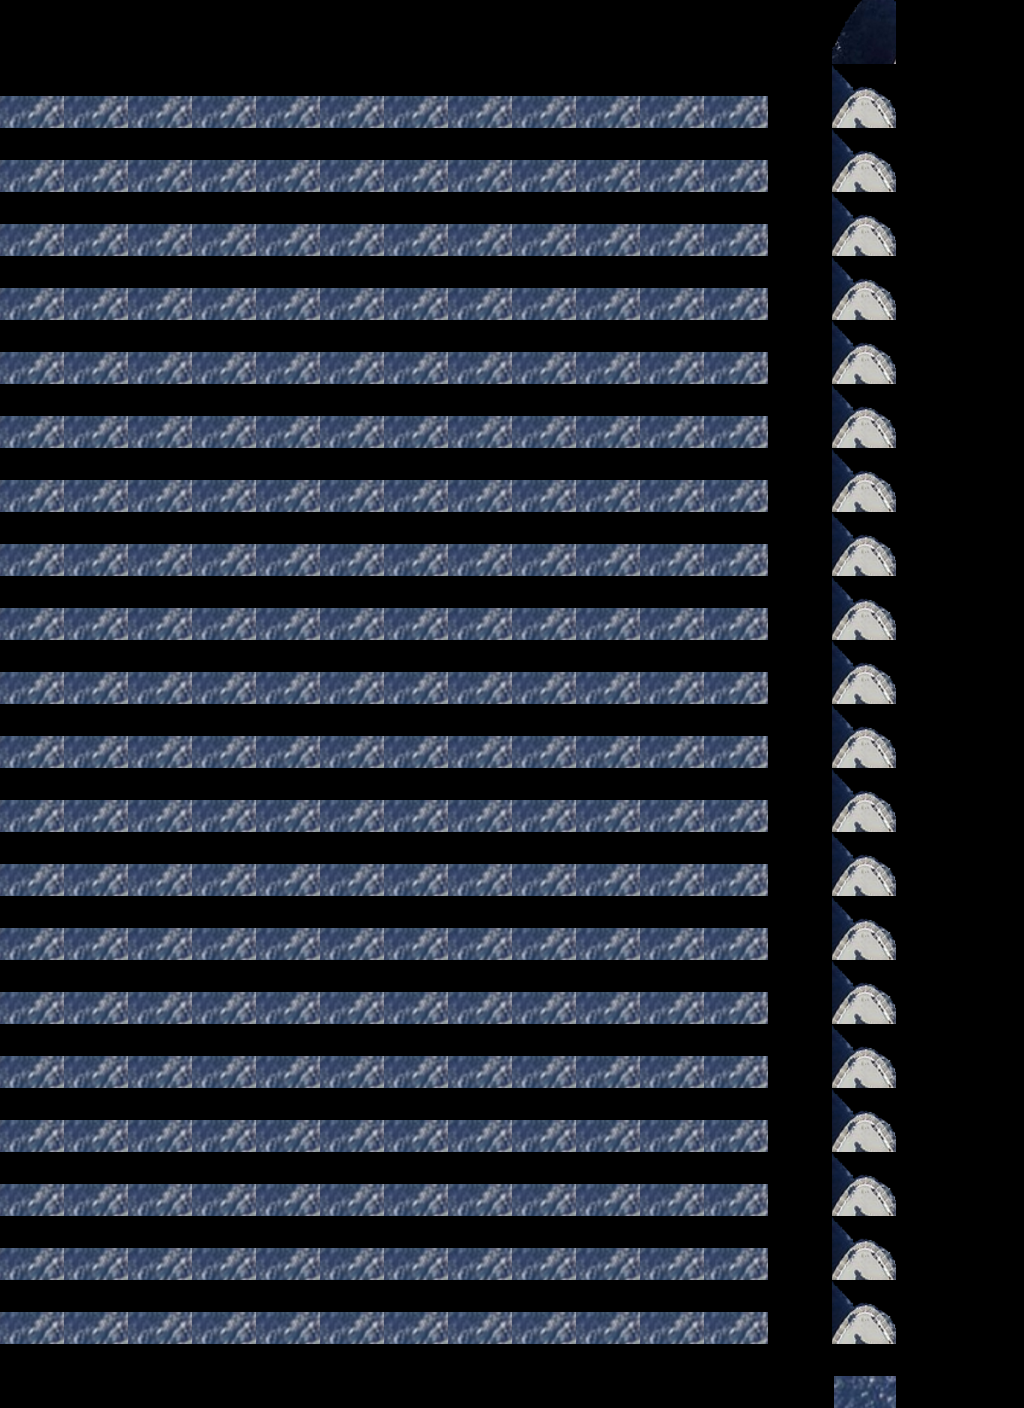

This game map was drawn from its Tiled (.tmx) file and the tilesets committed beside it. A one-line description and the trimmed map source follow:
An orthogonal 16x22 tile map with 64x64 px tiles, 2 tile layers (0, 1).

<map version="1.0" orientation="orthogonal" renderorder="right-down" width="16" height="22" tilewidth="64" tileheight="64">
 <tileset firstgid="1" source="textures2.tsx" />
 <layer name="0" width="16" height="22">
  <data>[352 cells, 152 non-empty, 13 distinct tile ids]</data>
 </layer>
 <layer name="1" width="16" height="22">
  <data>[352 cells, 200 non-empty, 1 distinct tile ids]</data>
 </layer>
</map>